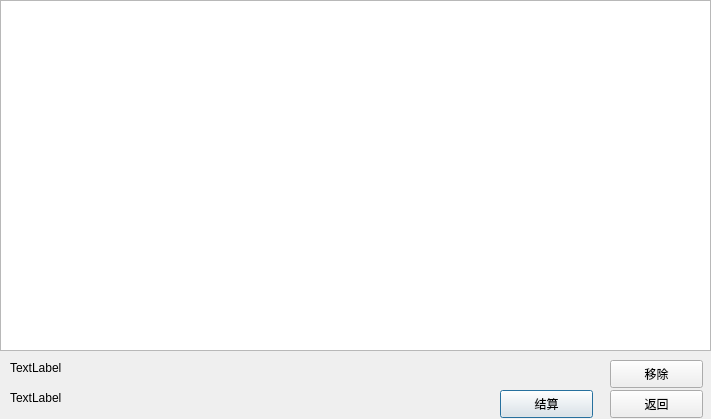
<?xml version="1.0" encoding="UTF-8"?>
<ui version="4.0">
 <class>shoplist</class>
 <widget class="QDialog" name="shoplist">
  <property name="geometry">
   <rect>
    <x>0</x>
    <y>0</y>
    <width>711</width>
    <height>419</height>
   </rect>
  </property>
  <property name="windowTitle">
   <string>Dialog</string>
  </property>
  <widget class="QTableWidget" name="list">
   <property name="geometry">
    <rect>
     <x>0</x>
     <y>0</y>
     <width>711</width>
     <height>351</height>
    </rect>
   </property>
  </widget>
  <widget class="QPushButton" name="ConfirmBtn">
   <property name="geometry">
    <rect>
     <x>500</x>
     <y>390</y>
     <width>93</width>
     <height>28</height>
    </rect>
   </property>
   <property name="text">
    <string>结算</string>
   </property>
  </widget>
  <widget class="QPushButton" name="CancelBtn">
   <property name="geometry">
    <rect>
     <x>610</x>
     <y>390</y>
     <width>93</width>
     <height>28</height>
    </rect>
   </property>
   <property name="text">
    <string>返回</string>
   </property>
  </widget>
  <widget class="QLabel" name="label">
   <property name="geometry">
    <rect>
     <x>10</x>
     <y>360</y>
     <width>561</width>
     <height>16</height>
    </rect>
   </property>
   <property name="text">
    <string>TextLabel</string>
   </property>
  </widget>
  <widget class="QLabel" name="label_2">
   <property name="geometry">
    <rect>
     <x>10</x>
     <y>390</y>
     <width>481</width>
     <height>16</height>
    </rect>
   </property>
   <property name="text">
    <string>TextLabel</string>
   </property>
  </widget>
  <widget class="QPushButton" name="RemoveBtn">
   <property name="geometry">
    <rect>
     <x>610</x>
     <y>360</y>
     <width>93</width>
     <height>28</height>
    </rect>
   </property>
   <property name="text">
    <string>移除</string>
   </property>
  </widget>
 </widget>
 <resources/>
 <connections/>
</ui>
